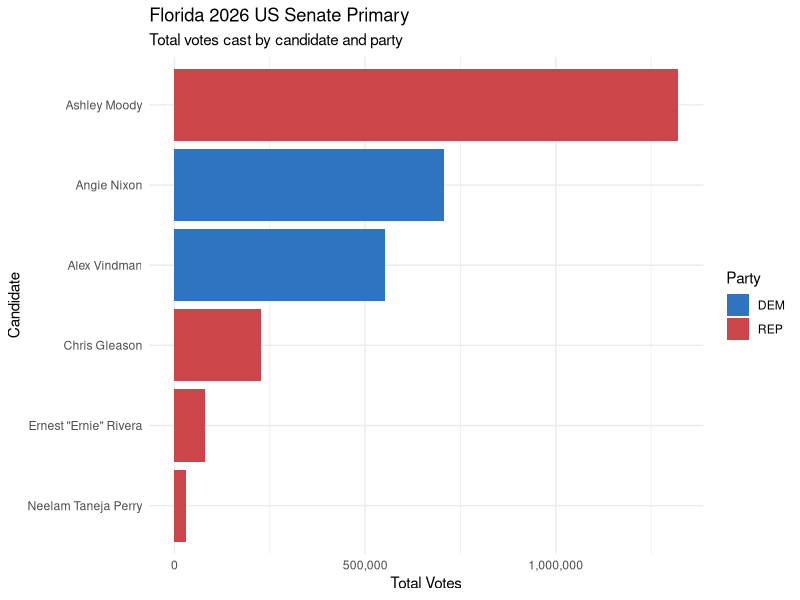
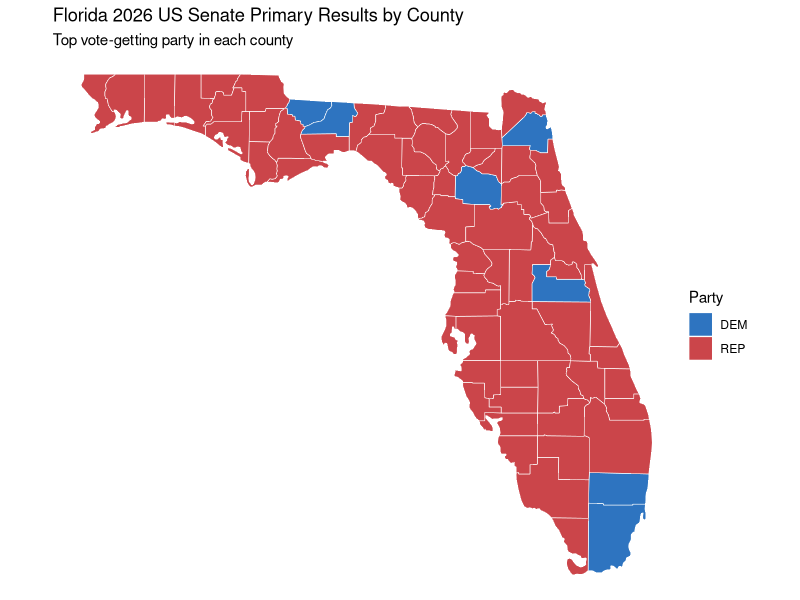

Recreate these plots in R, in order.
## ---- chunk 1
#| echo: false
#| message: false
#| warning: false
library(tidyverse)
library(maps)

# Read the Florida 2026 Senate results
results <- read_csv("florida_senate_2026.csv", show_col_types = FALSE)

# Plot total votes for the US Senate race
results |>
  group_by(candidate, party) |>
  summarize(total_votes = sum(votes), .groups = "drop") |>
  ggplot(aes(x = reorder(candidate, total_votes), y = total_votes, fill = party)) +
  geom_col() +
  coord_flip() +
  scale_y_continuous(labels = scales::comma) +
  scale_fill_manual(values = c("DEM" = "#2E74C0", "REP" = "#CB454A")) +
  labs(
    title = "Florida 2026 US Senate Primary",
    subtitle = "Total votes cast by candidate and party",
    x = "Candidate",
    y = "Total Votes",
    fill = "Party"
  ) +
  theme_minimal()
## ---- chunk 2
#| echo: false
#| message: false
#| warning: false

# Find winning candidate/party in each county
county_winners <- results |>
  group_by(county, candidate, party) |>
  summarize(votes = sum(votes), .groups = "drop") |>
  slice_max(votes, by = county) |>
  mutate(
    subregion = tolower(county) |>
      str_replace_all("\\.", "") |>
      str_replace("^desoto$", "de soto")
  )

# Join with Florida county boundaries
fl_map <- map_data("county") |>
  filter(region == "florida") |>
  left_join(county_winners, by = "subregion")

# Plot the county results map
ggplot(fl_map, aes(x = long, y = lat, group = group, fill = party)) +
  geom_polygon(color = "white", linewidth = 0.2) +
  coord_quickmap() +
  scale_fill_manual(values = c("DEM" = "#2E74C0", "REP" = "#CB454A")) +
  labs(
    title = "Florida 2026 US Senate Primary Results by County",
    subtitle = "Top vote-getting party in each county",
    fill = "Party"
  ) +
  theme_void()
